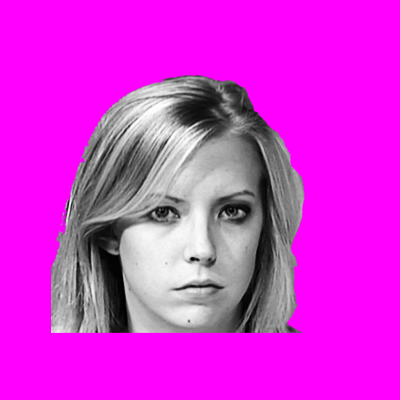
%> input picture monkeypsych_IN2PB/Face_only.tif, 400 x 400 px
$ octave make_binocular_rivalry_stimuli_withoutFP.m   (GNU Octave 9; MATLAB toolbox functions it lacks are replaced by stand-ins)
%> lines starting %> are read from the running program, lines starting %| are printed output that depends on the picture; in (x1, y1, x2, y2) boxes, pixels count from 0 and x2, y2 are one past the last pixel; in counts of white or black regions, pixels touching at a corner belong together; the program's own positions count from 1
### monkeypsych_IN2PB/helpfunctions/myfft2.m
function Y = myfft2(img,x,y,k)
%Y = myfft2(img,x,y,k)
%
%Returns the fft of y in 'real' values of amplitudes, phases and dc.
%
%Inputs:
%   y        real-valued vector
%   t        time vector of size y (default is 1:length(y));
%
%Outputs:    Structure Y with fields:
%   dc       mean value of y
%   amp      vector of amplitudes (length ceil(length(t)/2))
%   ph       vector of phases (in degrees, cosine phase)
%   nPix       length of t (needed for myifft)
%
%SEE ALSO    myifft2 complex2real2 fft2 ifft2
%


%4/15/09     Written by G.M. Boynton at the University of Washington

if ~exist('k','var')
    k=1;
end
%Deal with defaults
if ~exist('x','var') | ~exist('y','var')
    [x,y] = meshgrid(1:size(img,1));
end


F =fft2(img,size(y,1)*k,size(y,2)*k);
Y = complex2real2(F,x,y);

### monkeypsych_IN2PB/make_binocular_rivalry_define_contrasts.m
% [532 lines of commented-out code are left out]
RedImageContrast = 1;
CyanImageContrast = 0.9;
RedImageContour = 0.2;
RedImageFixPointContrast = 0.4;
CyanImageContour = 0.2;
CyanImageFixPointContrast = 0.4;

% [7 lines of commented-out code are left out]

### monkeypsych_IN2PB/make_binocular_rivalry_stimuli_withoutFP.m
% Creates binocular rivalry stimuli

clear all
tic
addpath(genpath(pwd))

%Function to define contrasts
make_binocular_rivalry_define_contrasts

%% Define parameters
%Switch colors
filename1 = 'Face_only.tif';
filename2 = 'Body_only.tif';
filenameMargin = 'Margin.tif';

%Switch colors
% filename1 = 'V3Stimuli\Body_only.tif';
% filename2 = 'V3Stimuli\Face_only.tif';
% filenameMargin = 'V3Stimuli\Margin.tif';


b_writeImages = true;
b_greyImages = false;
FPS = 40;

% OutputFolder = 'BinocularRivalry_jumping_fix_point_V2\\';
% ONTimeMS = 600;
% OFFTimeMS = 200;
%
b_transparent = false;
if b_transparent
    OutputFolder =  'BinocularRivalry_jumping_fix_point_V3_no_off_transparent_contrasts\\';
    ONTimeMS = 1000;
    OFFTimeMS = 000;
else
    OutputFolder = 'test\\'; % 'BinocularRivalry_jumping_fix_point_V3_no_off_contrasts\\';
    ONTimeMS = 1000;
    OFFTimeMS = 000;
end

% [5 lines of commented-out code are left out]


mkdir(OutputFolder)
mkdir('BinoRiv_stimuli/without_fp')
% mkdir('In2PB/BinoRiv')
% mkdir('In2PB/Phys')


NumFramesON = FPS*(ONTimeMS/1000);
NumFramesOFF = FPS*(OFFTimeMS/1000);
FixPointGradualOnset  = 0; %Fix point takes XXX ms to come on.
FixPointGradualOffset  = 0; %Fix point takes XXX ms to come off.
FrameTimes = 1e3*((1:NumFramesON)-1)/FPS;
FixationSpotGradualContrastProportion = ones(size(FrameTimes));
FixationSpotGradualContrastProportion(FrameTimes<FixPointGradualOnset) = FrameTimes(FrameTimes<FixPointGradualOnset)/FixPointGradualOnset;
FixationSpotGradualContrastProportion((ONTimeMS-FrameTimes)<FixPointGradualOffset) = (ONTimeMS-FrameTimes((ONTimeMS-FrameTimes)<FixPointGradualOffset))/FixPointGradualOffset;


RotDegreePerFrame = 180/(NumFramesON-1);
sigmaAng = 0.5;  %deg, bandwidth of frequency to filter
%sigmaAng = 1;  %deg, bandwidth of frequency to filter. Higher value means
%stronger effect
kFourier = 1;
wDeg = 6;  %size of image (in degrees), for fourier units
b_HaveOnlyGratingForBody = false;
BorderSize = 10;
addnoise = false;
ResizeFactor = 1;


%FixationSpotProportionOfImage = 6/300;
FixationSpotProportionOfImage = 6/150;

FixPointPositions = {};
FixPointPositions{1} = [-50 0];
FixPointPositions{2} = [50 0];
FixPointPositions{3} = [0 -50];
FixPointPositions{4} = [0 50];

FixPointPositions{5} = [-50 -50];
FixPointPositions{6} = [50 -50];
FixPointPositions{7} = [50 50];
FixPointPositions{8} = [-50 50];


Contrasts{1}.FaceContrast = 1;
Contrasts{1}.BodyContrast = 1;
Contrasts{2}.FaceContrast = 0.9;
Contrasts{2}.BodyContrast = 1;
Contrasts{3}.FaceContrast = 0.8;
Contrasts{3}.BodyContrast = 1;
Contrasts{4}.FaceContrast = 0.7;
Contrasts{4}.BodyContrast = 1;
Contrasts{5}.FaceContrast = 0.6;
Contrasts{5}.BodyContrast = 1;
Contrasts{6}.FaceContrast = 0.5;
Contrasts{6}.BodyContrast = 1;
Contrasts{7}.FaceContrast = 0.4;
Contrasts{7}.BodyContrast = 1;
Contrasts{8}.FaceContrast = 0.3;
Contrasts{8}.BodyContrast = 1;
Contrasts{9}.FaceContrast = 0.2;
Contrasts{9}.BodyContrast = 1;
Contrasts{10}.FaceContrast = 0.1;
Contrasts{10}.BodyContrast = 1;
Contrasts{11}.FaceContrast = 0;
Contrasts{11}.BodyContrast = 1;
Contrasts{12}.FaceContrast = 1;
Contrasts{12}.BodyContrast = 0.9;
Contrasts{13}.FaceContrast = 1;
Contrasts{13}.BodyContrast = 0.8;
Contrasts{14}.FaceContrast = 1;
Contrasts{14}.BodyContrast = 0.7;
Contrasts{15}.FaceContrast = 1;
Contrasts{15}.BodyContrast = 0.6;
Contrasts{16}.FaceContrast = 1;
Contrasts{16}.BodyContrast = 0.5;
Contrasts{17}.FaceContrast = 1;
Contrasts{17}.BodyContrast = 0.4;
Contrasts{18}.FaceContrast = 1;
Contrasts{18}.BodyContrast = 0.3;
Contrasts{19}.FaceContrast = 1;
Contrasts{19}.BodyContrast = 0.2;
Contrasts{20}.FaceContrast = 1;
Contrasts{20}.BodyContrast = 0.1;
Contrasts{21}.FaceContrast = 1;
Contrasts{21}.BodyContrast = 0;
Contrasts{22}.FaceContrast = RedImageContrast;
Contrasts{22}.BodyContrast = 0;
Contrasts{23}.FaceContrast = 0;
Contrasts{23}.BodyContrast = CyanImageContrast;
Contrasts{24}.FaceContrast = RedImageContrast;
Contrasts{24}.BodyContrast = CyanImageContrast;

showFixPointRectangleRed = false;
showFixPointRed = false;
showFixPointRectangleCyan = false;
showFixPointCyan = false;

%% Make stimulus
ImageFace = imread(filename1);
%> ImageFace is the input picture: size 400x400x3 uint8; mean R, G, B 215.8, 46.5, 215.8
ImageFace = imresize(ImageFace,ResizeFactor);

ImageBody = imread(filename2);
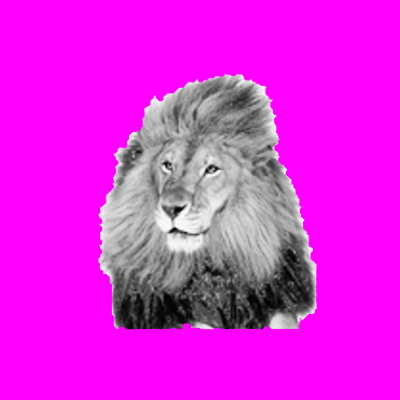
%> input picture monkeypsych_IN2PB/Body_only.tif, 400 x 400 px
%> ImageBody is the input picture: size 400x400x3 uint8; mean R, G, B 223.2, 37.6, 223.2
ImageBody = imresize(ImageBody,ResizeFactor);

ImageMargin = imread(filenameMargin);
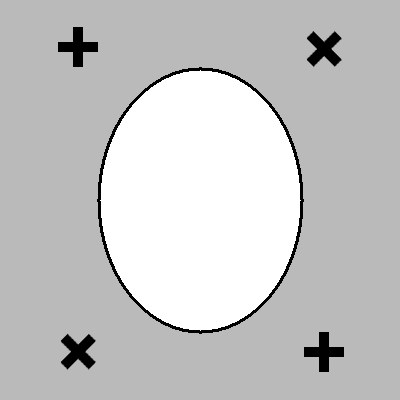
%> input picture monkeypsych_IN2PB/Margin.tif, 400 x 400 px
%> ImageMargin is the input picture: size 400x400 uint8; min 0, max 255, mean 197.7
ImageMargin = imresize(ImageMargin,ResizeFactor);


if size(ImageFace,4)>1
    ImageFace = ImageFace(:,:,:,1);
end
if size(ImageBody,4)>1
    ImageBody = ImageBody(:,:,:,1);
end

ImageMargin3D = repmat(ImageMargin,[1 1 3]);
if size(ImageMargin,4)>1
    ImageMargin3D = ImageMargin(:,:,:,1);
end

ImageFaceBackground = logical((ImageFace(:,:,1)==255).*(ImageFace(:,:,2)==0).*(ImageFace(:,:,3)==255));
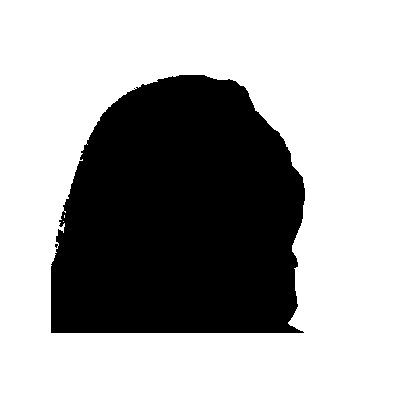
%> ImageFaceBackground: size 400x400 logical; 66% white; 1 black region, box (x1, y1, x2, y2) and area: (51, 75, 305, 333) 54372
ImageBodyBackground = logical((ImageBody(:,:,1)==255).*(ImageBody(:,:,2)==0).*(ImageBody(:,:,3)==255));
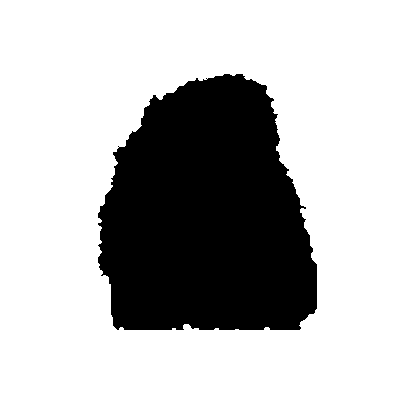
%> ImageBodyBackground: size 400x400 logical; 72.3% white; 1 black region, box (x1, y1, x2, y2) and area: (98, 74, 317, 330) 44317

if b_transparent
    ImageFaceBackground = and(ImageFaceBackground,ImageBodyBackground);
    ImageBodyBackground = and(ImageFaceBackground,ImageBodyBackground);
end

if b_HaveOnlyGratingForBody
    ImageBodyBackground(:) = true; %Have only body as background
end
%Adjust later
ImageFace = uint8(mean(ImageFace,3));
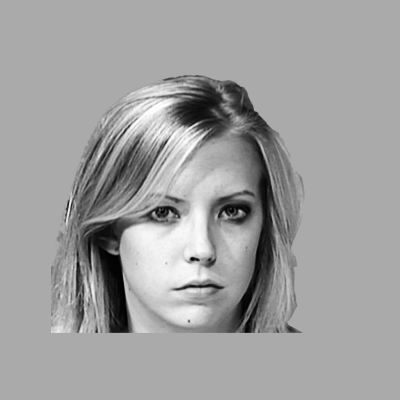
%> ImageFace: size 400x400 uint8; min 0, max 255, mean 159.4
ImageBody = uint8(mean(ImageBody,3));
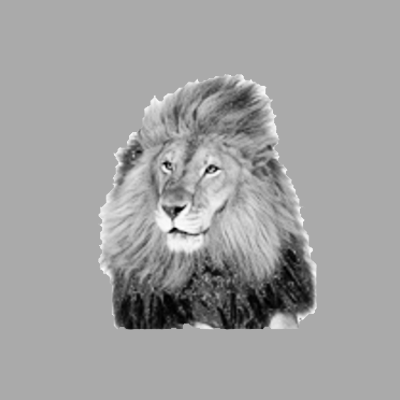
%> ImageBody: size 400x400 uint8; min 0, max 254, mean 161.3
%Adjust now
% ImageFace = RedImageContrast*uint8(mean(ImageFace,3));
% ImageBody = CyanImageContrast*uint8(mean(ImageBody,3));

ImageHeight = size(ImageFace,1);
%> ImageHeight = 400
ImageWidth = size(ImageFace,2);
%> ImageWidth = 400


if addnoise
    ImageFace(not(ImageFace)) = 255*rand(size(ImageFace(not(ImageFace))));
    ImageBody(not(ImageBody)) = 255*rand(size(ImageBody(not(ImageBody))));
end


b_isImage = ImageMargin==255;
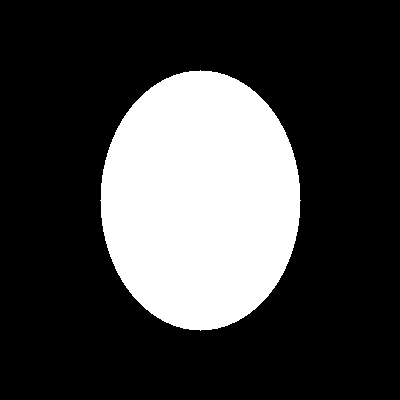
%> b_isImage: size 400x400 logical; 25.5% white; 1 white region, box (x1, y1, x2, y2) and area: (100, 70, 301, 331) 40729
b_isMargin = not(b_isImage);
b_isImage3D = ImageMargin3D==255;
b_isMargin3D = not(b_isImage3D);


OutputImage = uint8(zeros(size(ImageFace,1),size(ImageFace,2),3));
OutputImage_face = uint8(zeros(size(ImageFace,1),size(ImageFace,2),3));
OutputImage_obj = uint8(zeros(size(ImageFace,1),size(ImageFace,2),3));

OutputImageRed = ImageFace;
if b_transparent
    OutputImageRed = 0.3*ImageFace+0.7*ImageBody;
end
if showFixPointRectangleRed
    OutputImageRed = insertShape(OutputImageRed, 'FilledRectangle', [ImageWidth/2 + FixPointPositionFace(1)-ImageHeight*FixationSpotProportionOfImage/2, ImageHeight/2 + FixPointPositionFace(2)-ImageHeight*FixationSpotProportionOfImage/2 ImageHeight*FixationSpotProportionOfImage+1 ImageHeight*FixationSpotProportionOfImage+1], 'LineWidth', 1,'Color','black','Opacity',RedImageFixPointContrast*FixationSpotGradualContrastProportion(iFrame));
end
if showFixPointRed
    OutputImageRed = insertShape(OutputImageRed, 'FilledCircle', [ImageWidth/2 + FixPointPositionFace(1) ImageHeight/2 + FixPointPositionFace(2) ImageHeight*FixationSpotProportionOfImage/2], 'LineWidth', 1,'Color','white','Opacity',RedImageFixPointContrast*FixationSpotGradualContrastProportion(iFrame));
end

OutputImageCyan = ImageBody;
if b_transparent
    OutputImageCyan = 0.3*ImageFace+0.7*ImageBody;
end

if showFixPointRectangleCyan
    OutputImageCyan = insertShape(OutputImageCyan, 'FilledRectangle', [ImageWidth/2 + FixPointPositionBody(1)-ImageHeight*FixationSpotProportionOfImage/2, ImageHeight/2 + FixPointPositionBody(2)-ImageHeight*FixationSpotProportionOfImage/2 ImageHeight*FixationSpotProportionOfImage+1 ImageHeight*FixationSpotProportionOfImage+1], 'LineWidth', 1,'Color','black','Opacity',CyanImageFixPointContrast*FixationSpotGradualContrastProportion(iFrame));
end
if showFixPointCyan
    OutputImageCyan = insertShape(OutputImageCyan, 'FilledCircle', [ImageWidth/2 + FixPointPositionBody(1) ImageHeight/2 + FixPointPositionBody(2) ImageHeight*FixationSpotProportionOfImage/2], 'LineWidth', 1,'Color','white','Opacity',CyanImageFixPointContrast*FixationSpotGradualContrastProportion(iFrame));
end

OutputImageRed1D = OutputImageRed(:,:,1);

nPix = size(OutputImageRed1D,1);
%> nPix = 400
[x,y] = meshgrid(linspace(-wDeg/2,wDeg/2,nPix+1));
x = x(1:end-1,1:end-1);
y = y(1:end-1,1:end-1);

OutputImageRedFourier = myfft2(double(OutputImageRed1D)-mean(double(OutputImageRed1D(:))),x,y,kFourier);
%> the run ends on the next line
